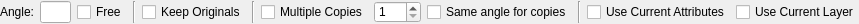
<?xml version="1.0" encoding="UTF-8"?>
<ui version="4.0">
 <class>Ui_MoveRotateOptions</class>
 <widget class="QWidget" name="Ui_MoveRotateOptions">
  <property name="geometry">
   <rect>
    <x>0</x>
    <y>0</y>
    <width>859</width>
    <height>24</height>
   </rect>
  </property>
  <property name="sizePolicy">
   <sizepolicy hsizetype="Preferred" vsizetype="Preferred">
    <horstretch>0</horstretch>
    <verstretch>0</verstretch>
   </sizepolicy>
  </property>
  <property name="minimumSize">
   <size>
    <width>128</width>
    <height>22</height>
   </size>
  </property>
  <property name="maximumSize">
   <size>
    <width>16777215</width>
    <height>16777215</height>
   </size>
  </property>
  <property name="windowTitle">
   <string>Move Rotate Options</string>
  </property>
  <layout class="QGridLayout" name="gridLayout">
   <property name="leftMargin">
    <number>0</number>
   </property>
   <property name="topMargin">
    <number>1</number>
   </property>
   <property name="rightMargin">
    <number>0</number>
   </property>
   <property name="bottomMargin">
    <number>1</number>
   </property>
   <item row="0" column="10">
    <widget class="Line" name="line">
     <property name="orientation">
      <enum>Qt::Vertical</enum>
     </property>
    </widget>
   </item>
   <item row="0" column="11">
    <widget class="QCheckBox" name="cbCurrentAttr">
     <property name="toolTip">
      <string>If checked, current attributes will be applied to created entities, otherwise original ones will be used. </string>
     </property>
     <property name="text">
      <string>Use Current Attributes</string>
     </property>
    </widget>
   </item>
   <item row="0" column="7">
    <widget class="QCheckBox" name="cbMultipleCopies">
     <property name="toolTip">
      <string>If checked, multiple copies will be created. </string>
     </property>
     <property name="text">
      <string>Multiple Copies</string>
     </property>
    </widget>
   </item>
   <item row="0" column="9">
    <widget class="QCheckBox" name="cbSameAngleForCopies">
     <property name="toolTip">
      <string>If checked, all copies will be rotated by the same agle. Otherwise, angle will be proportional to number of each copy. </string>
     </property>
     <property name="text">
      <string>Same angle for copies</string>
     </property>
    </widget>
   </item>
   <item row="0" column="2">
    <widget class="QLineEdit" name="leAngle">
     <property name="sizePolicy">
      <sizepolicy hsizetype="Preferred" vsizetype="Preferred">
       <horstretch>0</horstretch>
       <verstretch>0</verstretch>
      </sizepolicy>
     </property>
     <property name="maximumSize">
      <size>
       <width>60</width>
       <height>16777215</height>
      </size>
     </property>
     <property name="toolTip">
      <string>Rotation angle. </string>
     </property>
    </widget>
   </item>
   <item row="0" column="8">
    <widget class="QSpinBox" name="sbNumberOfCopies">
     <property name="toolTip">
      <string>Number of copies.</string>
     </property>
     <property name="minimum">
      <number>1</number>
     </property>
     <property name="maximum">
      <number>100</number>
     </property>
    </widget>
   </item>
   <item row="0" column="6">
    <widget class="Line" name="line_2">
     <property name="orientation">
      <enum>Qt::Vertical</enum>
     </property>
    </widget>
   </item>
   <item row="0" column="3">
    <widget class="QCheckBox" name="cbFreeAngle">
     <property name="toolTip">
      <string>If checked, rotation angle is defined by mouse. Otherwise, specified value is used.</string>
     </property>
     <property name="text">
      <string>Free</string>
     </property>
    </widget>
   </item>
   <item row="0" column="13">
    <spacer name="horizontalSpacer">
     <property name="orientation">
      <enum>Qt::Horizontal</enum>
     </property>
     <property name="sizeHint" stdset="0">
      <size>
       <width>0</width>
       <height>20</height>
      </size>
     </property>
    </spacer>
   </item>
   <item row="0" column="0">
    <widget class="QLabel" name="label">
     <property name="text">
      <string>Angle:</string>
     </property>
    </widget>
   </item>
   <item row="0" column="12">
    <widget class="QCheckBox" name="cbCurrentLayer">
     <property name="toolTip">
      <string>If checked, created entities will be placed into current layer, otherwise the will be in original layers. </string>
     </property>
     <property name="text">
      <string>Use Current Layer</string>
     </property>
    </widget>
   </item>
   <item row="0" column="5">
    <widget class="QCheckBox" name="cbKeepOriginals">
     <property name="toolTip">
      <string>If checked, original entities will survive, otherwise they will be removed. </string>
     </property>
     <property name="text">
      <string>Keep Originals</string>
     </property>
    </widget>
   </item>
   <item row="0" column="4">
    <widget class="Line" name="line_3">
     <property name="orientation">
      <enum>Qt::Vertical</enum>
     </property>
    </widget>
   </item>
  </layout>
 </widget>
 <layoutdefault spacing="6" margin="11"/>
 <resources/>
 <connections/>
</ui>
